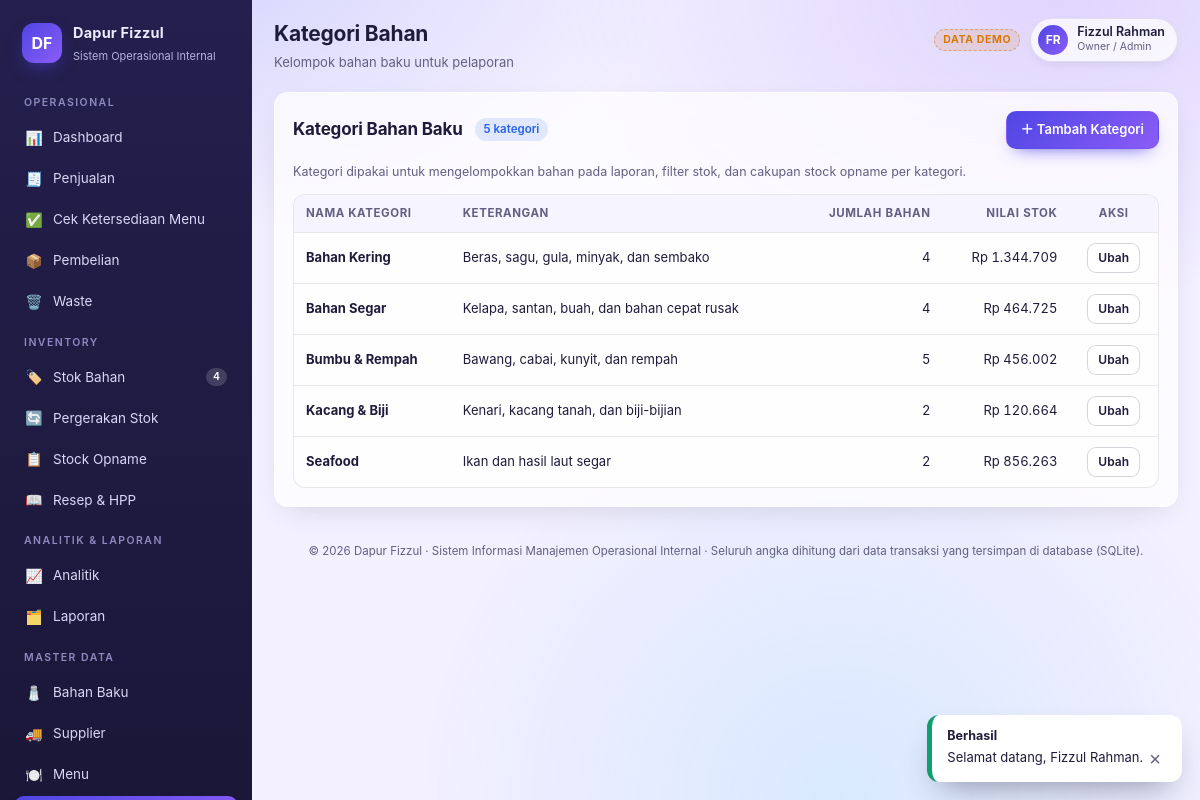
The app's page /kategori-bahan/index.php/ (signed in) with its own data.
### tables this page shows
CREATE TABLE users (
            id INTEGER PRIMARY KEY AUTOINCREMENT,
            username TEXT NOT NULL UNIQUE,
            name TEXT NOT NULL,
            email TEXT,
            phone TEXT,
            role_id INTEGER NOT NULL REFERENCES roles(id),
            password_hash TEXT NOT NULL,
            is_active INTEGER NOT NULL DEFAULT 1,
            last_login TEXT,
            created_at TEXT NOT NULL
        );

CREATE TABLE roles (
            id INTEGER PRIMARY KEY AUTOINCREMENT,
            code TEXT NOT NULL UNIQUE,
            name TEXT NOT NULL,
            permissions TEXT NOT NULL DEFAULT ''
        );

CREATE TABLE ingredient_categories (
            id INTEGER PRIMARY KEY AUTOINCREMENT,
            name TEXT NOT NULL UNIQUE,
            description TEXT
        );

### app.php (called while the page is built, shortened)
<?php
$dir = (string)($SIMOP_DIR ?? '');
$pdo = db();
$page = $dir !== '' ? (ROUTES[$dir] ?? 'dashboard') : 'dashboard';
require_login();
$NAV = [
    'Operasional' => [
        ['dashboard', 'Dashboard', '📊', 'dashboard'],
        ['sales', 'Penjualan', '🧾', 'sales'],
        ['availability', 'Cek Ketersediaan Menu', '✅', 'availability'],
        ['purchases', 'Pembelian', '📦', 'purchase'],
        ['waste', 'Waste', '🗑️', 'waste'],
    ],
    'Inventory' => [
        ['inventory', 'Stok Bahan', '🏷️', 'inventory'],
        ['movements', 'Pergerakan Stok', '🔄', 'inventory'],
        ['opname', 'Stock Opname', '📋', 'opname'],
        ['recipes', 'Resep & HPP', '📖', 'recipes_view'],
    ],
    'Analitik & Laporan' => [
        ['analytics', 'Analitik', '📈', 'analytics'],
        ['reports', 'Laporan', '🗂️', 'reports'],
    ],
    'Master Data' => [
        ['master_ingredients', 'Bahan Baku', '🧂', 'master'],
        ['master_suppliers', 'Supplier', '🚚', 'master'],
        ['master_menus', 'Menu', '🍽️', 'master'],
        ['master_categories', 'Kategori Bahan', '📁', 'master'],
    ],
    'Sistem' => [
        ['master_users', 'Pengguna', '👥', 'users'],
        ['audit', 'Audit Trail', '🕵️', 'audit'],
        ['settings', 'Pengaturan', '⚙️', 'settings'],
        ['mysql_download', 'Unduh Database MySQL', '🗄️', 'settings'],
    ],
];
[$pageTitle, $pageSubtitle] = $PAGES[$page];
include VIEW_DIR . '/layout.php';

### kategori-bahan/index.php (called while the page is built, shortened)
<?php
$SIMOP_DIR   = 'kategori-bahan';
require __DIR__ . '/../app.php';

### lib/helpers.php (called while the page is built, shortened)
<?php
if (!function_exists('e')) {
    function e(?string $s): string
    {
        return htmlspecialchars((string)$s, ENT_QUOTES, 'UTF-8');
    }
}
function rp($n, bool $withPrefix = true): string
{
    $n = (float)$n;
    $s = number_format($n, 0, ',', '.');
    return $withPrefix ? 'Rp ' . $s : $s;
}
function take_flash(): array
{
    $f = $_SESSION['flash'] ?? [];
    return $f;
}
function base_rel(): string
{
    return str_repeat('../', max(0, (int)($GLOBALS['SIMOP_DEPTH'] ?? 1)));
}
function app_asset(string $path): string
{
    return base_rel() . 'assets/' . ltrim($path, '/');
}
function app_url(string $page, array $params = []): string
{
    $dir = PAGE_DIR[$page] ?? PAGE_DIR['dashboard'];
    $q = $params ? '?' . http_build_query($params) : '';
    return base_rel() . $dir . '/' . $q;
}

### lib/db.php (called while the page is built, shortened)
<?php
function db_driver(): string
{
    $override = $GLOBALS['SIMOP_DIALECT_OVERRIDE'] ?? null;
    return DB_DRIVER === 'mysql' ? 'mysql' : 'sqlite';
}
function db(): PDO
{
    static $pdo = null;
    if ($pdo instanceof PDO) {
        return $pdo;
    }
    $opts = [
        PDO::ATTR_ERRMODE            => PDO::ERRMODE_EXCEPTION,
        PDO::ATTR_DEFAULT_FETCH_MODE => PDO::FETCH_ASSOC,
    ];
    if (db_driver() === 'mysql') {
        $dsn = 'mysql:host=' . MYSQL_HOST . ';port=' . MYSQL_PORT
            . (MYSQL_DB !== '' ? ';dbname=' . MYSQL_DB : '') . ';charset=utf8mb4';
        $opts[PDO::ATTR_EMULATE_PREPARES] = false;
        $pdo = new PDO($dsn, MYSQL_USER, MYSQL_PASS, $opts);
        try { $pdo->exec("SET SESSION sql_mode = 'STRICT_TRANS_TABLES,NO_ENGINE_SUBSTITUTION'"); } catch (Throwable $e) {}
        try { $pdo->exec("SET SESSION time_zone = '+07:00'"); } catch (Throwable $e) {}
    } else {
        $pdo = new PDO('sqlite:' . DB_FILE, null, null, $opts);
        $pdo->exec('PRAGMA busy_timeout = 5000');
        $pdo->exec('PRAGMA journal_mode = WAL');
        $pdo->exec('PRAGMA synchronous = NORMAL');
        $pdo->exec('PRAGMA foreign_keys = ON');
    }
    return $pdo;
}
function setting_get(PDO $pdo, string $key, ?string $default = null): ?string
{
    try {
        $stmt = $pdo->prepare(sql_prepare('SELECT v FROM settings WHERE k = ?'));
        $stmt->execute([$key]);
        $val = $stmt->fetchColumn();
        return $val === false ? $default : (string)$val;
    } catch (Throwable $e) {
        return $default;
    }
}
function q(PDO $pdo, string $sql, array $params = []): array
{
    $stmt = $pdo->prepare(sql_prepare($sql));
    $stmt->execute($params);
    return $stmt->fetchAll();
}
function q1(PDO $pdo, string $sql, array $params = []): ?array
{
    $stmt = $pdo->prepare(sql_prepare($sql));
    $stmt->execute($params);
    $row = $stmt->fetch();
    return $row === false ? null : $row;
}

### lib/sql.php (called while the page is built, shortened)
<?php
function sql_prepare(string $sql): string
{
    if (db_driver() !== 'mysql') {
        return $sql;
    }
    return $sql;
}

### lib/auth.php (called while the page is built, shortened)
<?php
function current_user(): ?array
{
    static $cached = null;
    if (isset($_SESSION['uid'])) {
        if ($cached === null) {
            $cached = q1(db(), 'SELECT u.*, r.code AS role_code, r.name AS role_name, r.permissions
                              FROM users u JOIN roles r ON r.id = u.role_id
                              WHERE u.id = ? AND u.is_active = 1', [(int)$_SESSION['uid']]);
        }
        return $cached;
    }
    return null;
}
function is_logged_in(): bool
{
    return current_user() !== null;
}
function can(string $permission): bool
{
    $u = current_user();
    $perms = PERMISSIONS[(string)$u['role_code']] ?? [];
    return in_array($permission, $perms, true);
}
function require_login(): void
{
    if (!is_logged_in()) {
        app_redirect('login');
    }
}

### lib/inventory.php (called while the page is built, shortened)
<?php
function low_stock_rows(PDO $pdo, ?float $limitRatio = null): array
{
    $rows = q($pdo, 'SELECT i.*, c.name AS category_name, s.name AS supplier_name
                     FROM ingredients i
                     LEFT JOIN ingredient_categories c ON c.id = i.category_id
                     LEFT JOIN suppliers s ON s.id = i.supplier_id
                     WHERE i.is_active = 1 AND i.min_stock > 0 AND i.current_stock < i.min_stock
                     ORDER BY (i.current_stock * 1.0 / i.min_stock) ASC, i.name');
    return $rows;
}

### lib/ui.php (called while the page is built, shortened)
<?php
function str_initials(string $name, int $max = 2): string
{
    $out = '';
    foreach (preg_split('/\s+/', trim($name)) as $w) {
        $c = function_exists('mb_substr') ? mb_substr($w, 0, 1) : substr($w, 0, 1);
        $out .= function_exists('mb_strtoupper') ? mb_strtoupper($c) : strtoupper($c);
        if ((function_exists('mb_strlen') ? mb_strlen($out) : strlen($out)) >= $max) break;
    }
    return $out;
}

### views/pages/master_categories.php (the view, shortened to what this page needs)
<?php
$rows = q($pdo, 'SELECT c.*, (SELECT COUNT(*) FROM ingredients i WHERE i.category_id = c.id) AS n_ing,
                        (SELECT COALESCE(SUM(i.current_stock * i.avg_cost),0) FROM ingredients i WHERE i.category_id = c.id) AS nilai
                 FROM ingredient_categories c ORDER BY c.name');
?>
<div class="card">
    <div class="card-head">
        <h2>Kategori Bahan Baku</h2><span class="badge info"><?= count($rows) ?> kategori</span>
        <a class="btn btn-primary" data-modal="m-cat" data-reset href="#">＋ Tambah Kategori</a>
    </div>
    <p style="font-size:12.5px;color:var(--muted);">Kategori dipakai untuk mengelompokkan bahan pada laporan, filter stok,
        dan cakupan stock opname per kategori.</p>
    <div class="table-wrap"><table class="data">
        <thead><tr><th>Nama Kategori</th><th>Keterangan</th><th class="num">Jumlah Bahan</th><th class="num">Nilai Stok</th><th class="mid">Aksi</th></tr></thead>
        <tbody>
        <?php foreach ($rows as $r): ?>
            <tr>
                <td><b><?= e($r['name']) ?></b></td>
                <td><?= e($r['description'] ?? '-') ?></td>
                <td class="num"><?= (int)$r['n_ing'] ?></td>
                <td class="num"><?= rp($r['nilai']) ?></td>
                <td class="mid"><button class="btn btn-sm" data-fill="m-cat" data-title-text="Ubah Kategori"
                    data-json='<?= e(json_encode(['id' => $r['id'], 'name' => $r['name'], 'description' => $r['description']], JSON_UNESCAPED_UNICODE)) ?>'>Ubah</button></td>
            </tr>
        <?php endforeach; ?>
        </tbody></table></div>
</div>

### views/layout.php (shortened to what this page needs)
<?php
$user = current_user();
$initials = str_initials((string)$user['name']);
$lowCount = can('inventory') ? count(low_stock_rows($pdo)) : 0;
$flashes = take_flash();
?>
<!DOCTYPE html>
<html lang="id">
<head>
<link rel="stylesheet" href="<?= e(app_asset('css/app.css')) ?>?v=<?= e(APP_VERSION) ?>">
</head>
<body>
<div class="app">
    <aside class="sidebar">
        <div class="brand">
            <div class="brand-logo">DF</div>
            <div class="brand-text">
                <b>Dapur Fizzul</b>
                <span>Sistem Operasional Internal</span>
            </div>
        </div>
        <?php foreach ($NAV as $group => $items): ?>
            <?php
            $visible = array_values(array_filter($items, fn($it) => can($it[3])));
            ?>
            <div class="nav-group">
                <div class="nav-title"><?= e($group) ?></div>
                <?php foreach ($visible as [$pg, $label, $icon, $perm]): ?>
                    <a class="nav-link <?= $page === $pg ? 'active' : '' ?>" data-nav="<?= e($pg) ?>" href="<?= e(app_url($pg)) ?>">
                        <span class="ico"><?= $icon ?></span>
                        <span><?= e($label) ?></span>
                        <?php if ($pg === 'inventory' && $lowCount > 0): ?>
                            <span class="nav-badge"><?= $lowCount ?></span>
                        <?php endif; ?>
                    </a>
                <?php endforeach; ?>
            </div>
        <?php endforeach; ?>
    </aside>
    <main class="main">
        <div class="topbar">
            <div>
                <h1><?= e($pageTitle) ?></h1>
                <div class="sub"><?= e($pageSubtitle) ?></div>
            </div>
            <div class="topbar-actions">
                <?php if (setting_get($pdo, 'demo_mode') === '1'): ?>
                    <span class="demo-tag" title="Aplikasi berisi data contoh untuk pengujian">DATA DEMO</span>
                <?php endif; ?>
                <div class="user-chip">
                    <div class="avatar"><?= e($initials) ?></div>
                    <div>
                        <div class="u-name"><?= e($user['name']) ?></div>
                        <div class="u-role"><?= e(ROLES[$user['role_code']] ?? $user['role_name']) ?></div>
                    </div>
                </div>
            </div>
        </div>
        <?php include $view; ?>
        <div style="margin-top:36px;font-size:11.5px;color:var(--muted);text-align:center;">
            © <?= date('Y') ?> Dapur Fizzul · Sistem Informasi Manajemen Operasional Internal ·
            Seluruh angka dihitung dari data transaksi yang tersimpan di database (SQLite).
        </div>
    </main>
</div>
<div class="toast-stack">
    <?php foreach ($flashes as $f): ?>
        <div class="toast <?= e($f['type']) ?>"><b><?= $f['type'] === 'ok' ? 'Berhasil' : ($f['type'] === 'danger' ? 'Gagal' : 'Perhatian') ?></b><?= e($f['message']) ?></div>
    <?php endforeach; ?>
</div>
</body>
</html>

### records on screen
users: name "FR", name "Fizzul Rahman", role.code "Owner / Admin"
ingredient_categories: name "Bahan Kering", description "Beras, sagu, gula, minyak, dan sembako", n_ing "4", nilai "Rp 1.344.709"
ingredient_categories: name "Bahan Segar", description "Kelapa, santan, buah, dan bahan cepat rusak", n_ing "4", nilai "Rp 464.725"
ingredient_categories: name "Bumbu & Rempah", description "Bawang, cabai, kunyit, dan rempah", n_ing "5", nilai "Rp 456.002"
ingredient_categories: name "Kacang & Biji", description "Kenari, kacang tanah, dan biji-bijian", n_ing "2", nilai "Rp 120.664"
ingredient_categories: name "Seafood", description "Ikan dan hasil laut segar", n_ing "2", nilai "Rp 856.263"

### other values on screen
$group "OPERASIONAL"
$icon "📊"
$label "Dashboard"
$icon "🧾"
$label "Penjualan"
$icon "✅"
$label "Cek Ketersediaan Menu"
$icon "📦"
$label "Pembelian"
$icon "🗑️"
$label "Waste"
$group "INVENTORY"
$icon "🏷️"
$label "Stok Bahan"
$icon "🔄"
